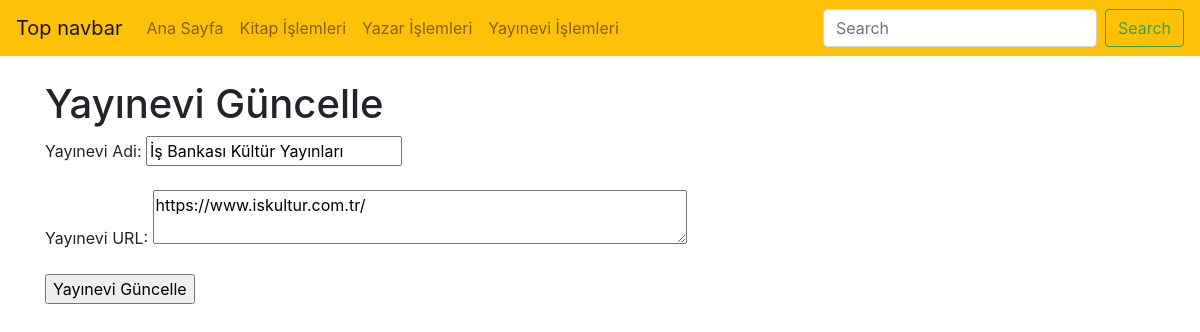
The page /sabinaamrahova_final/guncelleme_yayinevi.php?yayineviNo=1 on the database its author committed.
### tables this page shows
CREATE TABLE `yayinevi` (
  `yayineviNo` int(11) NOT NULL COMMENT 'Yayınevi Numarası',
  `yayineviKayitTarihi` timestamp NOT NULL DEFAULT current_timestamp() ON UPDATE current_timestamp() COMMENT 'Yayınevi Kayıt Tarihi',
  `yayineviAdi` varchar(200) NOT NULL COMMENT 'Yayınevinin Adı',
  `yayineviURL` varchar(200) NOT NULL COMMENT 'Yayınevi Web Adresi'
);

### sabinaamrahova_final/guncelleme_yayinevi.php (the view, shortened to what this page needs)
<?php
    require_once("baglanti.php");
    $guncel_yayinevi = mysqli_real_escape_string($baglanti, $_GET["yayineviNo"]);
    $sorgu = mysqli_query($baglanti, "SELECT * FROM yayinevi WHERE yayineviNo = $guncel_yayinevi");
    $satir = mysqli_fetch_assoc($sorgu)
?>
<!DOCTYPE html>
<html lang="tr"><head><meta http-equiv="Content-Type" content="text/html; charset=UTF-8">
<link href="bootstrap.min.css" rel="stylesheet">
    <link href="./katalog_files/navbar-top.css" rel="stylesheet">
  </head>
  <body>
    <nav class="navbar navbar-expand-md navbar-light bg-warning mb-4">
  <a class="navbar-brand" href="https://getbootstrap.com/docs/4.4/examples/navbar-static/#">Top navbar</a>
  <div class="collapse navbar-collapse" id="navbarCollapse">
    <ul class="navbar-nav mr-auto">
      <li class="nav-item">
        <a class="nav-link" href="index.php">Ana Sayfa </a>
      </li>
      <li class="nav-item">
        <a class="nav-link" href="kitap.php">Kitap İşlemleri</a>
      </li>
      <li class="nav-item">
        <a class="nav-link" href="yazar.php">Yazar İşlemleri</a>
      </li>
      <li class="nav-item">
        <a class="nav-link" href="yayinevi.php">Yayınevi İşlemleri</a>
      </li>
    </ul>
    <form class="form-inline mt-2 mt-md-0">
      <input class="form-control mr-sm-2" type="text" placeholder="Search" aria-label="Search">
      <button class="btn btn-outline-success my-2 my-sm-0" type="submit">Search</button>
    </form>
  </div>
</nav>
<main role="main" class="container">
<h1>Yayınevi Güncelle</h1>
<form action="guncel_yayinevi.php" method="post">
    Yayınevi Adi: <input type="text" name="yayineviAdi" value="<?php echo $satir["yayineviAdi"] ;?>"><br><br>
    Yayınevi URL: <textarea name="yayineviURL" rows="2" cols="50"><?php echo $satir["yayineviURL"]?></textarea><br><br>
    <input type="submit" value="Yayınevi Güncelle">
</form>
</main>
</body></html>

### sabinaamrahova_final/navbar-top.css (style rules this page uses)
body { min-height: 75rem; }

### rows shown on the page
yayinevi: yayineviAdi "İş Bankası Kültür Yayınları", yayineviURL "https://www.iskultur.com.tr/"
